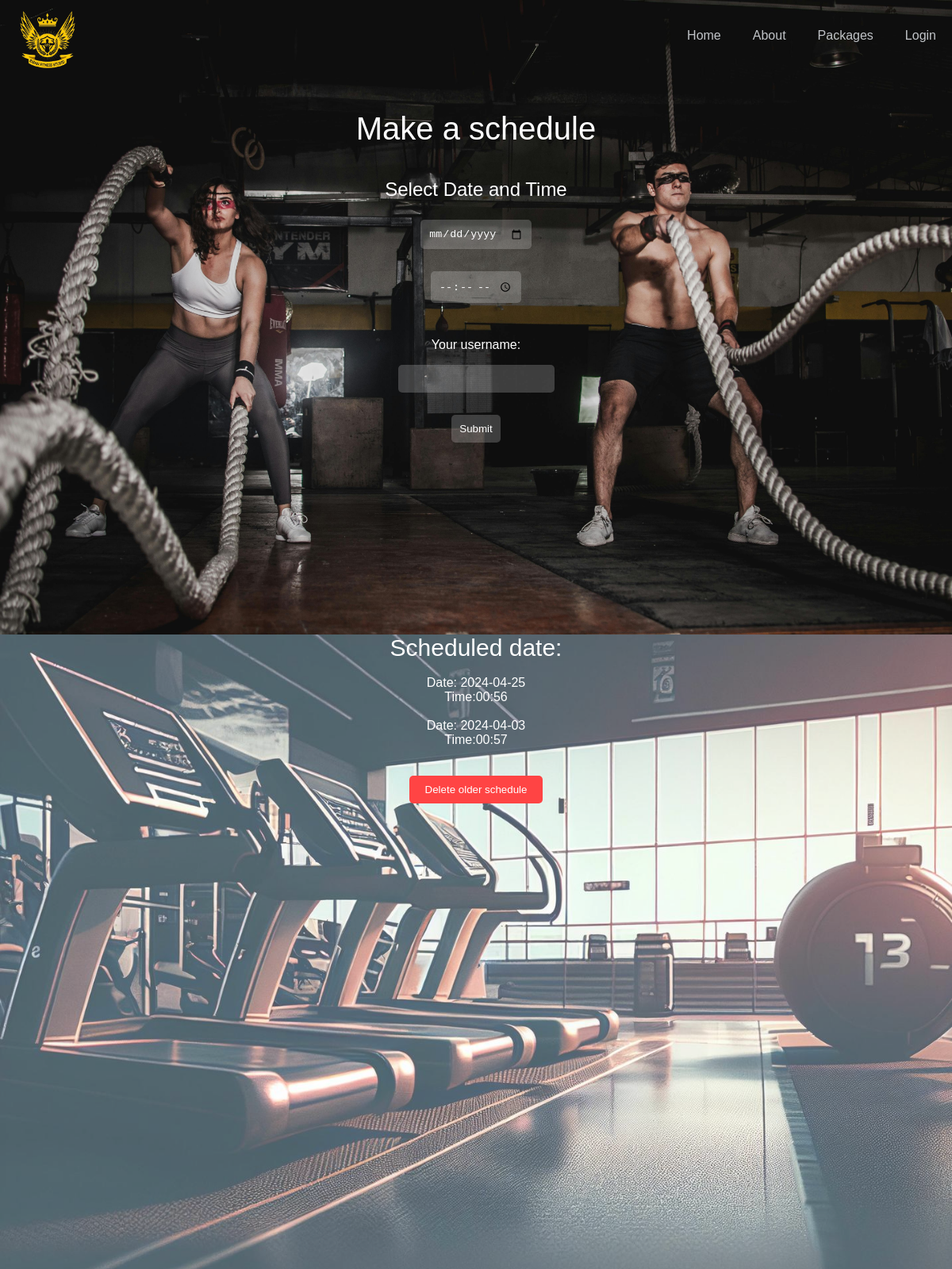
The page /createSchedule.php on the database its author committed.
### tables this page shows
CREATE TABLE `schedule` (
  `id` int(11) NOT NULL,
  `date` varchar(50) NOT NULL,
  `time` varchar(50) DEFAULT NULL,
  `trainer_username` varchar(50) NOT NULL
);

### showSchedule.php (the view, shortened to what this page needs)
<center>
<?php
echo "<div class ='schedulediv'> Scheduled date: </div><br>";
$sql = "SELECT * FROM schedule";
$result = mysqli_query($conn,$sql);
if(mysqli_num_rows($result) > 0){
    while($rows = mysqli_fetch_assoc($result)){
        echo "<div class='dateTime'>";
        echo "Date:  " . $rows["date"] ."\t<br>";
        echo "Time:" . $rows["time"] ."\t <br><br>";
    };
    echo "</div>";
}
?>
</center>

### showSchedule.php (style rules this page uses)
.schedulediv { color:white; font-size: 30px; font-weight: 10000; }
.dateTime { color:white; }

### rows shown on the page
schedule: date "2024-04-25", time "00:56"
schedule: date "2024-04-03", time "00:57"
